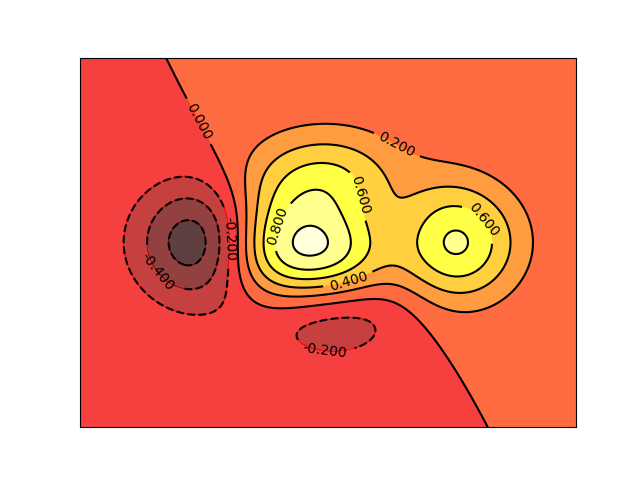

This figure's Python source:
import matplotlib.pyplot as plt
import numpy as np

def f(x,y):
    # the height function
    return (1 - x / 2 + x**5 + y**3) * np.exp(-x**2 -y**2)

n = 256
x = np.linspace(-3, 3, n)
y = np.linspace(-3, 3, n)
X,Y = np.meshgrid(x, y)

# use plt.contourf to filling contours
# X, Y and value for (X,Y) point
plt.contourf(X, Y, f(X, Y), 8, alpha=.75, cmap=plt.cm.hot)

# use plt.contour to add contour lines
C = plt.contour(X, Y, f(X, Y), 8, colors='black', linewidth=.5)
# adding label
plt.clabel(C, inline=True, fontsize=10)

plt.xticks(())
plt.yticks(())
plt.show()
